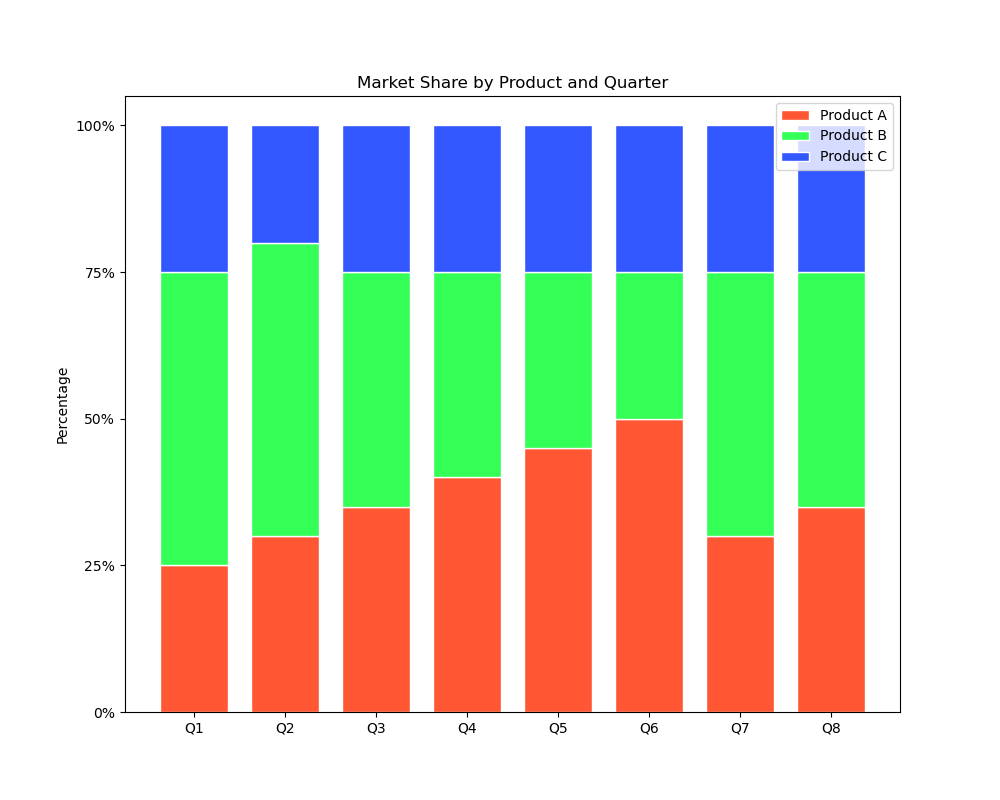

Python code for this plot:
import matplotlib.pyplot as plt

# Data for each quarter
Q1 = [25, 50, 25]
Q2 = [30, 50, 20]
Q3 = [35, 40, 25]
Q4 = [40, 35, 25]
Q5 = [45, 30, 25]
Q6 = [50, 25, 25]
Q7 = [30, 45, 25]
Q8 = [35, 40, 25]

quarters = ['Q1', 'Q2', 'Q3', 'Q4', 'Q5', 'Q6', 'Q7', 'Q8']
products = ['Product A', 'Product B', 'Product C']

# Accumulate the values for stacked bar chart
product_A = [Q1[0], Q2[0], Q3[0], Q4[0], Q5[0], Q6[0], Q7[0], Q8[0]]
product_B = [Q1[1], Q2[1], Q3[1], Q4[1], Q5[1], Q6[1], Q7[1], Q8[1]]
product_C = [Q1[2], Q2[2], Q3[2], Q4[2], Q5[2], Q6[2], Q7[2], Q8[2]]

# Calculate the cumulative bottom starting positions for each bar
product_B_bottom = [i for i in product_A]
product_C_bottom = [product_A[i] + product_B[i] for i in range(len(product_B))]

fig, ax = plt.subplots(figsize=(10, 8))  # change the figure size

# Plotting
bar_width = 0.75  # Change the width of the bars

ax.bar(quarters, product_A, color='#FF5733', edgecolor='white', width=bar_width, label='Product A')
ax.bar(quarters, product_B, bottom=product_B_bottom, color='#33FF57', edgecolor='white', width=bar_width, label='Product B')
ax.bar(quarters, product_C, bottom=product_C_bottom, color='#3357FF', edgecolor='white', width=bar_width, label='Product C')

# Add some text for labels and custom y-axis tick labels, etc.
ax.set_ylabel('Percentage')
ax.set_title('Market Share by Product and Quarter')
ax.set_yticks([0, 25, 50, 75, 100])
ax.set_yticklabels(['0%', '25%', '50%', '75%', '100%'])

ax.legend()

# Display the plot
plt.show()
